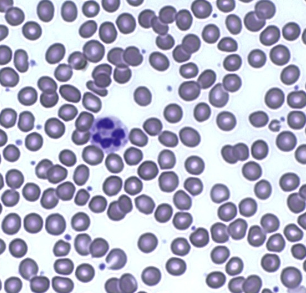
#> input picture 4_detector/samples/full_image_1.png, 306 x 293 px, found by its file name
$ jupyter execute --allow-errors Baseline.ipynb   (shell and % lines are left out)   (older library calls are emulated)
#> lines starting #> are read from the running program, lines starting #| are printed output that depends on the picture; after the words box and inside, x2 and y2 are one past the last pixel; in counts of white or black regions, pixels touching at a corner belong together
[cell 1]
import cv2
import numpy as np
from matplotlib.pyplot import imshow

[cell 2]
img = cv2.imread('/home/bumsoo/Data/test/CT_20/TEST1.png')
#> (the rest of this cell did not finish here and is left out)

[cell 3]
sample_img = cv2.imread('/home/bumsoo/Workspace/samples/full_image_1.png')
#> sample_img is the input picture: shape (293, 306, 3); mean B, G, R 201.6, 180.2, 180.3
imshow(sample_img)

[cell 4]
ret, thresh = cv2.threshold(cv2.cvtColor(sample_img, cv2.COLOR_BGR2GRAY)
                           , 70, 255, cv2.THRESH_BINARY_INV)
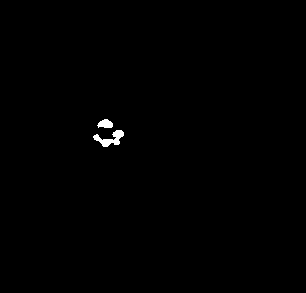
#> thresh: shape (293, 306); 0.38% white; 2 white regions, box (x1, y1, x2, y2) and area: (93, 130, 124, 147) 234, (97, 119, 113, 128) 105
thresh = np.invert(thresh)
imshow(thresh)

[cell 5]
_, contours, _ = cv2.findContours(thresh, cv2.RETR_EXTERNAL, cv2.CHAIN_APPROX_SIMPLE)
#> contours = [[[0, 0], [0, 292], [305, 292], [305, 0]]]
background = sample_img.copy()

for cnt in contours:
    area = cv2.contourArea(cnt)

    x,y,w,h = cv2.boundingRect(cnt)
    cv2.rectangle(background, (x,y), (x+w,y+h), (0,255,0), 2)
#> this loop made 1 pass
#> (cnt, area, x, y, w, h) on pass 1: ([[0, 0], [0, 292], [305, 292], [305, 0]], 89060, 0, 0, 306, 293)
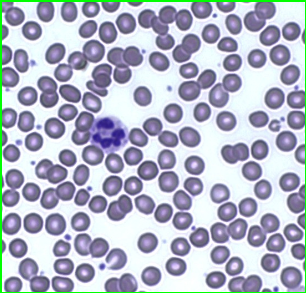
#> background: shape (293, 306, 3); 1.99% of pixels changed, all inside (x1, y1, x2, y2) = (0, 0, 306, 293)

$ run again, with 4_detector/samples/full_image_2.png copied over 4_detector/samples/full_image_1.png
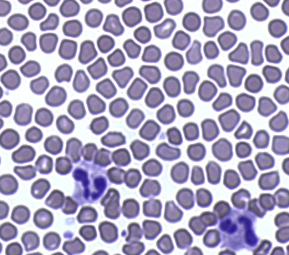
#> input picture 4_detector/samples/full_image_2.png, 289 x 255 px, found by its file name
#> sample_img is the input picture: shape (255, 289, 3); mean B, G, R 194.4, 166.2, 172.1
#> `ret, thresh = cv2.threshold(cv2.cvtColor(sample_img, cv2.COLOR_BGR2GRA..`:
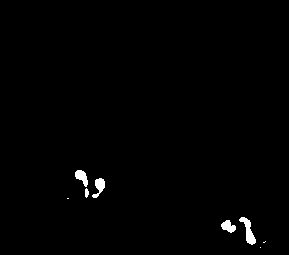
#> thresh: shape (255, 289); 0.84% white; 8 white regions (3 under 20 px), largest, box (x1, y1, x2, y2) and area: (239, 217, 256, 245) 197, (92, 178, 105, 198) 135, (75, 170, 88, 187) 128, (221, 220, 236, 233) 121, (85, 188, 89, 198) 30
#> contours = [[[0, 0], [0, 254], [288, 254], [288, 0]]]
#> the loop `for cnt in contours:` made 1 pass
#> (cnt, area, x, y, w, h) on pass 1: ([[0, 0], [0, 254], [288, 254], [288, 0]], 73152, 0, 0, 289, 255)
#> after the loop `for cnt in contours:`:
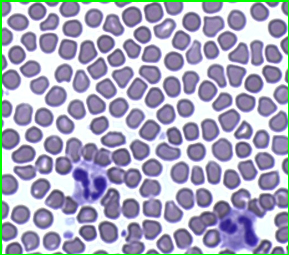
#> background: shape (255, 289, 3); 2.2% of pixels changed, all inside (x1, y1, x2, y2) = (0, 0, 289, 255)
